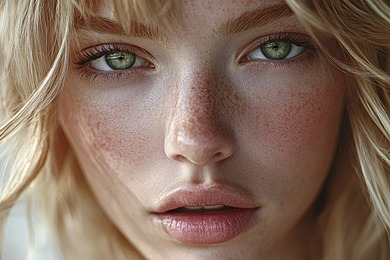
#> input picture OPEN_CV_301/08_FAST_IMAGE_EDGE_FILTERING_ALGORITHM/sarisin.jpg, 390 x 260 px, found by its file name
$ python edge_filtering.py
#> lines starting #> are read from the running program, lines starting #| are printed output that depends on the picture
#Fast Image Edge Filtering
#edgePreservingFilter

import cv2 as cv
import numpy as np

src = cv.imread("C:/Users/Mustafa/PycharmProjects/OpenCV/OPEN_CV_301/08_FAST_IMAGE_EDGE_FILTERING_ALGORITHM/sarisin.jpg")
#> src is the input picture: shape (260, 390, 3); mean B, G, R 93.2, 108.7, 133.6
cv.imshow("input", src)
cv.waitKey(0)

h, w = src.shape[:2]
#> h = 260; w = 390

dst = cv.edgePreservingFilter(src, sigma_s=100 , sigma_r=0.4,flags=cv.RECURS_FILTER)
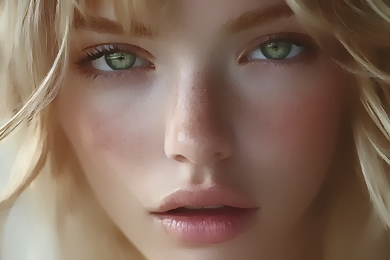
#> dst: shape (260, 390, 3); mean B, G, R 92.9, 108.5, 133.5
result = np.zeros([h, w*2,3], dtype=src.dtype)
result[0:h,0:w :] = src
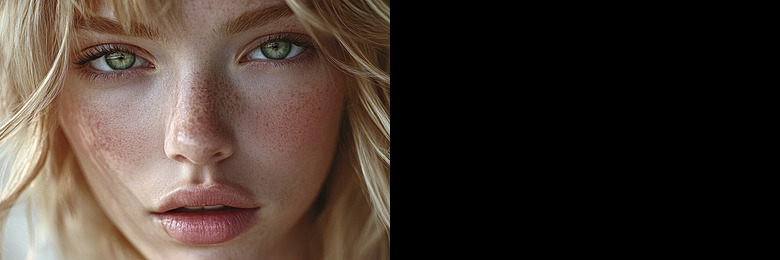
#> result: shape (260, 780, 3); mean B, G, R 46.6, 54.3, 66.8
result[0:h:,w:2*w,:] = dst
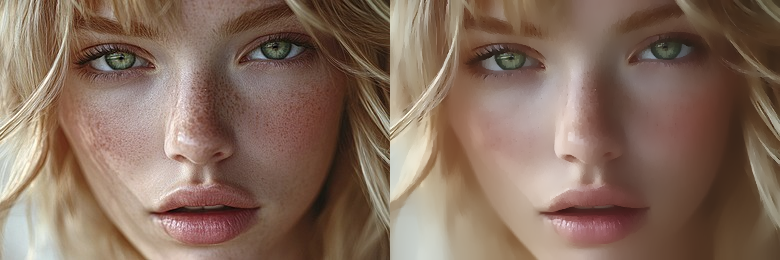
#> result: shape (260, 780, 3); mean B, G, R 93, 108.6, 133.6

result = cv.resize(result,(h,w//2))
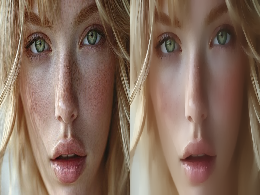
#> result: shape (195, 260, 3); mean B, G, R 93.1, 108.7, 133.7
cv.imshow("result", result)
cv.waitKey(0)
